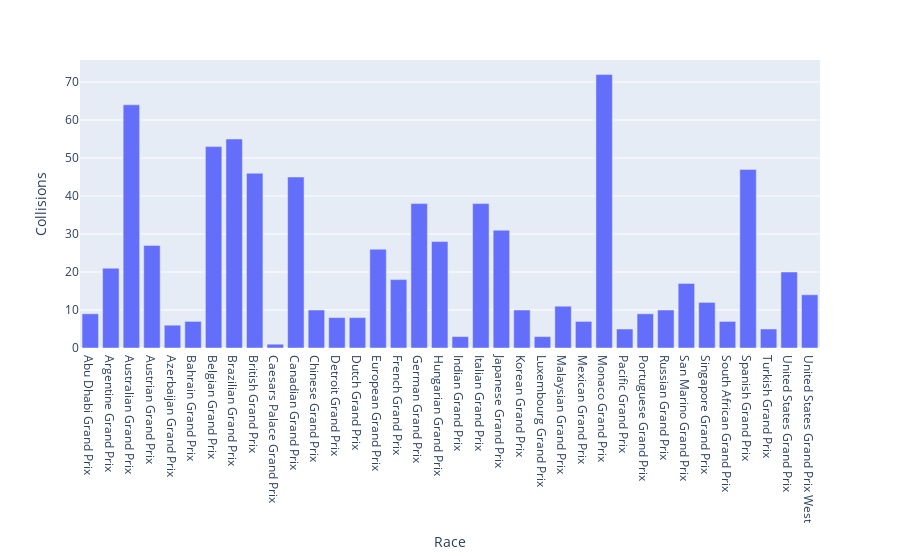

Notebook cell for this chart:
### Code cell
fig = px.bar(race_group_df, x='Race', y='Collisions')
fig.show()

### Figure 1 — Plotly figure (JSON) as saved in the notebook; plotly's stock layout.template omitted (floating-point values rounded to 4 significant figures)
{"data": [{"alignmentgroup": "True", "hoverlabel": {"namelength": 0}, "hovertemplate": "Race=%{x}<br>Collisions=%{y}", "legendgroup": "", "marker": {"color": "#636efa"}, "name": "", "offsetgroup": "", "orientation": "v", "showlegend": false, "textposition": "auto", "type": "bar", "x": ["Abu Dhabi Grand Prix", "Argentine Grand Prix", "Australian Grand Prix", "Austrian Grand Prix", "Azerbaijan Grand Prix", "Bahrain Grand Prix", "Belgian Grand Prix", "Brazilian Grand Prix", "British Grand Prix", "Caesars Palace Grand Prix", "Canadian Grand Prix", "Chinese Grand Prix", "Detroit Grand Prix", "Dutch Grand Prix", "European Grand Prix", "French Grand Prix", "German Grand Prix", "Hungarian Grand Prix", "Indian Grand Prix", "Italian Grand Prix", "Japanese Grand Prix", "Korean Grand Prix", "Luxembourg Grand Prix", "Malaysian Grand Prix", "Mexican Grand Prix", "Monaco Grand Prix", "Pacific Grand Prix", "Portuguese Grand Prix", "Russian Grand Prix", "San Marino Grand Prix", "Singapore Grand Prix", "South African Grand Prix", "Spanish Grand Prix", "Turkish Grand Prix", "United States Grand Prix", "United States Grand Prix West"], "xaxis": "x", "y": [9, 21, 64, 27, 6, 7, 53, 55, 46, 1, 45, 10, 8, 8, 26, 18, 38, 28, 3, 38, 31, 10, 3, 11, 7, 72, 5, 9, 10, 17, 12, 7, 47, 5, 20, 14], "yaxis": "y"}], "layout": {"barmode": "relative", "legend": {"tracegroupgap": 0}, "margin": {"t": 60}, "xaxis": {"anchor": "y", "domain": [0, 1], "title": {"text": "Race"}}, "yaxis": {"anchor": "x", "domain": [0, 1], "title": {"text": "Collisions"}}}}
